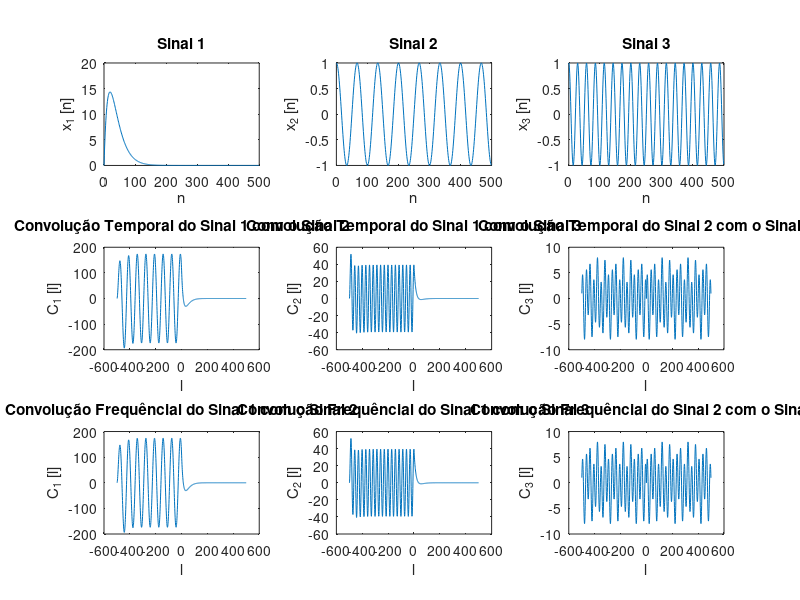

MATLAB code for this plot:
%Exercicio A2, criado por: Jorge Barbosa Pereira

%Construção dos Sinais
X1 = [];
X2 = [];
X3 = [];
N = [];
L = 500;

for n=0:(L-1)
    
    x1 = 2*n*(0.95)^n;
    X1 = [X1,x1];
    x2 = cos(15*pi*n/L);
    X2 = [X2,x2];
    x3 = cos(35*pi*n/L);
    X3 = [X3,x3];
    
    N = [N,n];
end

%Transformada de Fourier dos Sinais
X1_F = [X1, zeros(1,L-1)];
X2_F = [X2, zeros(1,L-1)];
X3_F = [X3, zeros(1,L-1)];
F1 = fft(X1_F);
F2 = fft(X2_F);
F3 = fft(X3_F);

%Produto das Transformadas
F12 = F1.*F2;
F13 = F1.*F3;
F23 = F2.*F3;

%Convulsão dos Sinais pela Transformada de Fourier Inversa
C_F12 = ifft(F12);
C_F13 = ifft(F13);
C_F23 = ifft(F23);

%Convulsão dos Sinais
C12 = conv(X1,X2);
C13 = conv(X1,X3);
C23 = conv(X2,X3);

%Vetor dos Desvios da Convulsão
NC =(0:2*(L-1)) - (L-1);

%Plot das Figuras
figure(1)
subplot(3,3,1),plot(N,X1),title('Sinal 1'),xlabel('n'),ylabel('x_1 [n]')
subplot(3,3,2),plot(N,X2),title('Sinal 2'),xlabel('n'),ylabel('x_2 [n]')
subplot(3,3,3),plot(N,X3),title('Sinal 3'),xlabel('n'),ylabel('x_3 [n]')
subplot(3,3,4),plot(NC,C12),title('Convolução Temporal do Sinal 1 com o Sinal 2'),xlabel('l'),ylabel('C_1 [l]')
subplot(3,3,5),plot(NC,C13),title('Convolução Temporal do Sinal 1 com o Sinal 3'),xlabel('l'),ylabel('C_2 [l]')
subplot(3,3,6),plot(NC,C23),title('Convolução Temporal do Sinal 2 com o Sinal 3'),xlabel('l'),ylabel('C_3 [l]')
subplot(3,3,7),plot(NC,C_F12),title('Convolução Frequêncial do Sinal 1 com o Sinal 2'),xlabel('l'),ylabel('C_1 [l]')
subplot(3,3,8),plot(NC,C_F13),title('Convolução Frequêncial do Sinal 1 com o Sinal 3'),xlabel('l'),ylabel('C_2 [l]')
subplot(3,3,9),plot(NC,C_F23),title('Convolução Frequêncial do Sinal 2 com o Sinal 3'),xlabel('l'),ylabel('C_3 [l]')
